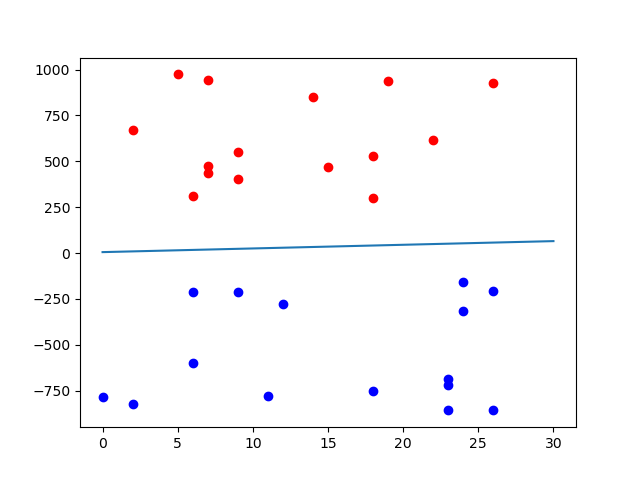

Write Python code to recreate this figure.
import numpy as np
import matplotlib.pyplot as plt
import random

def rand_samples(m, b, n_points, rand_param):
    left_x_coors, left_y_coors = np.array([]), np.array([])
    right_x_coors, right_y_coors = np.array([]), np.array([])

    pos_points = int(n_points/2)
    neg_points = n_points - pos_points
    pos_count = 0
    neg_count = 0

    for _ in range(n_points):
        x = np.random.randint(0, rand_param)
        flag = 0
        while flag != 1:
            r = np.random.randint(200, 1000)
            s = random.choice([-1,1])
            state = m * x + b + r*s
            if  s < 0 and pos_count < pos_points:
                pos_count += 1
                flag = 1
                right_x_coors = np.append(right_x_coors, x)
                right_y_coors = np.append(right_y_coors, state)
            elif s > 0 and neg_count < neg_points:
                neg_count += 1
                flag = 1
                left_x_coors = np.append(left_x_coors, x)
                left_y_coors = np.append(left_y_coors, state)
    return left_x_coors, left_y_coors, right_x_coors, right_y_coors

if __name__ == '__main__':
    # y = mx + b
    m, b = 2, 5
    n_points = 30
    rand_param = 30
    pos_num = int(n_points / 2)

    #plot
    x = np.arange(rand_param + 1)
    y = m * x + b
    plt.plot(x, y)

    #random generate ponts
    left_x_coors, left_y_coors, right_x_coors, right_y_coors = rand_samples(m, b, n_points, rand_param)

    # plot random points. Blue: positive, red: negative
    plt.plot(right_x_coors[:], right_y_coors[:], 'o', color='blue')   # positive
    plt.plot(left_x_coors[:], left_y_coors[:], 'o', color='red')    # negative
    plt.show()
    plt.savefig('problem1.png')